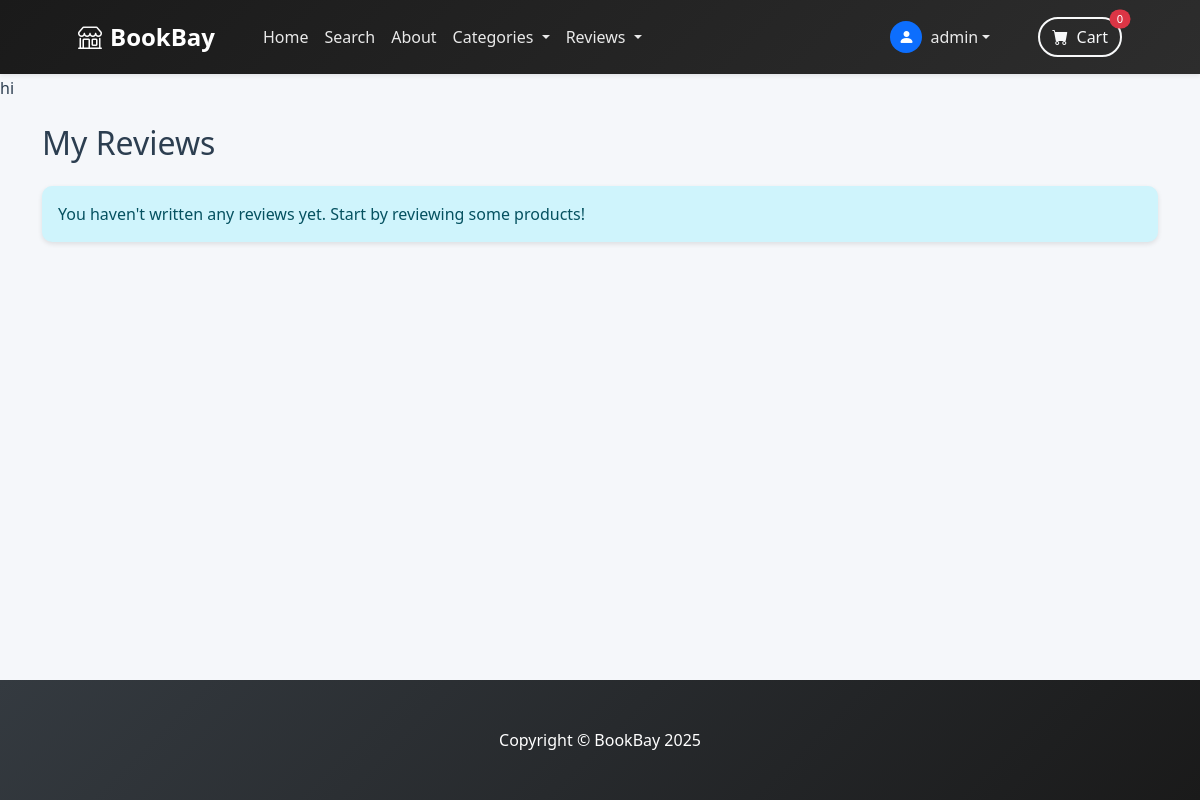
Before: /?show=my_reviews (signed in) with the older database file.
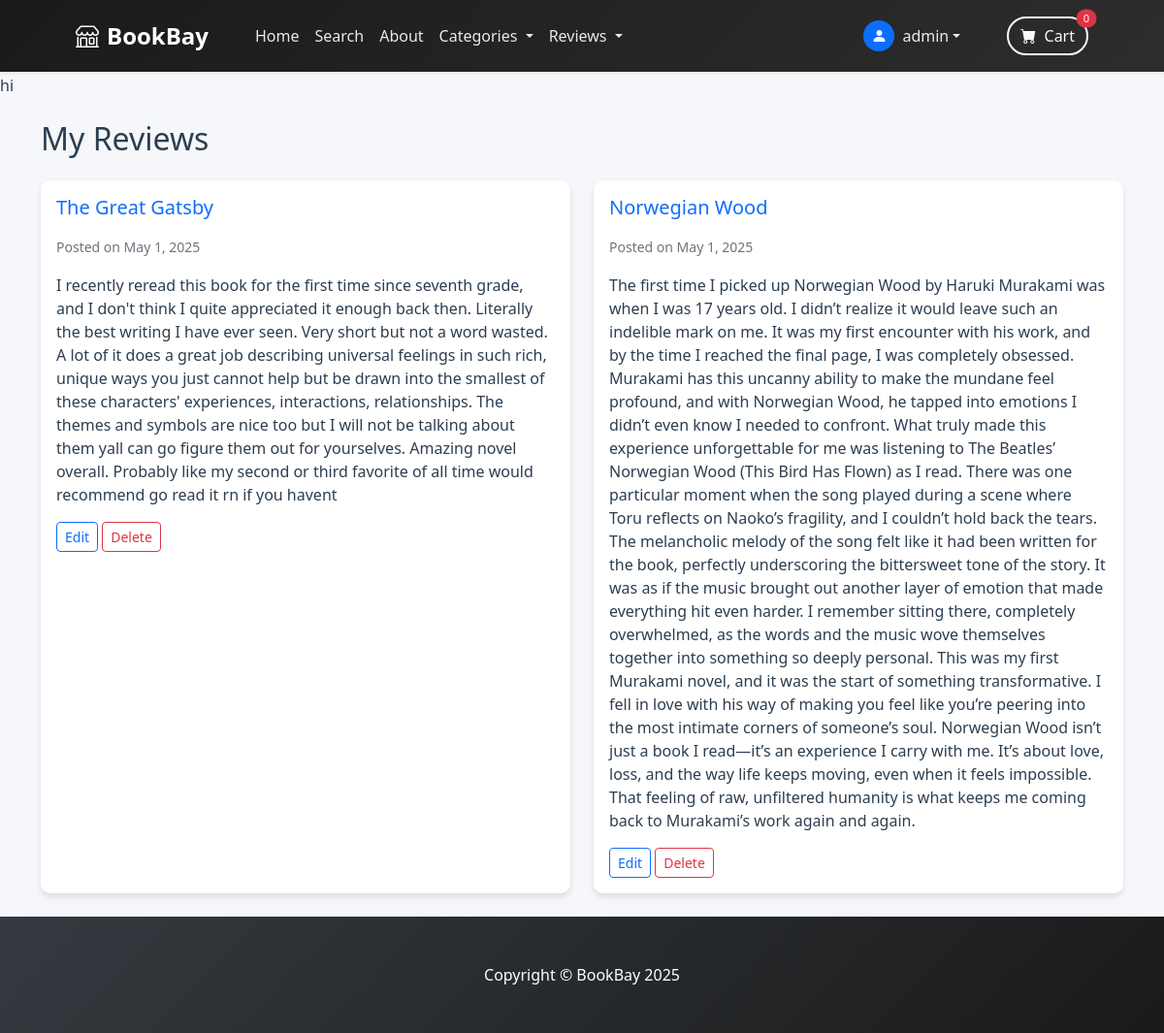
After: the same page with the newer database file.
### store/models.py (models this page shows, shortened)
class BookReview(models.Model):
    READING_STATUS_CHOICES = [
        ('read', 'Read'),
        ('want_to_read', 'Want to Read'),
        ('currently_reading', 'Currently Reading'),
        ('dnf', 'Did Not Finish')
    ]
    book = models.ForeignKey(Product, on_delete=models.CASCADE, related_name='reviews')
    user = models.ForeignKey(User, on_delete=models.CASCADE)
    content = models.TextField(verbose_name="Your Review", help_text="Share your thoughts about the book's content")
    rating = models.PositiveSmallIntegerField(
            validators=[MinValueValidator(1), MaxValueValidator(5)],
            help_text="Rating from 1 (poor) to 5 (excellent)"
        )
    reading_status = models.CharField(
        max_length=20,
        choices=READING_STATUS_CHOICES,
        default='read',
        verbose_name="Reading Status"
    )
    created_at = models.DateTimeField(auto_now_add=True)
    updated_at = models.DateTimeField(auto_now=True)
    class Meta:
        ordering = ['-created_at']
        unique_together = ['book', 'user']

class Product(models.Model):
    name = models.CharField(max_length=50)
    price = models.DecimalField(default=0, decimal_places=2, max_digits=8)
    category = models.ForeignKey(Category, on_delete=models.CASCADE, default=1)
    description = models.CharField(max_length=250, default='', blank=True, null=True)
    image = models.ImageField(upload_to='uploads/product/')
    is_sale = models.BooleanField(default=False)
    sale_price = models.DecimalField(default=0, decimal_places=2, max_digits=8)

### store/views.py (the view, shortened to what this page needs)
# urls.py: path("", views.home, name= 'home'),
def home(request):
    products = Product.objects.all()
    show = request.GET.get('show', '')
    if show == 'my_reviews' and request.user.is_authenticated:
        reviews = BookReview.objects.filter(user=request.user).select_related('book', 'user').order_by('-created_at')
        return render(request, 'store/my_reviews.html', {
            'reviews': reviews,
            'categories': get_categories()
        })
    elif show == 'all_reviews':
        reviews = BookReview.objects.all().select_related('book', 'user').order_by('-created_at')
        return render(request, 'store/all_reviews.html', {
            'reviews': reviews,
            'categories': get_categories()
        })

### cart/cart.py (called while the page is built)
    def __len__(self):
        return len(self.cart)

### cart/context_processors.py (called while the page is built)
def cart(request):
    return {"cart": Cart(request)}

### store/context_processors.py (called while the page is built)
def categories_context(request):
    return {
        'categories': Category.objects.filter(parent=None)
    }

### store/models.py (called while the page is built)
    def get_subcategories(self):
        return self.subcategories.all()

### store/views.py (called while the page is built)
def get_categories():
    return Category.objects.filter(parent=None)

### store/templates/store/my_reviews.html (shortened to what this page needs)
{% extends 'base.html' %}
{% load static %}
{% block content %}
<div class="container mt-4">
    <h2 class="mb-4">My Reviews</h2>
    {% if reviews %}
        <div class="row">
            {% for review in reviews %}
                <div class="col-md-6 mb-4">
                    <div class="card h-100">
                        <div class="card-body">
                            <div class="d-flex justify-content-between align-items-center mb-3">
                                <h5 class="card-title mb-0">
                                    <a href="{% url 'store:product_detail' review.book.id %}" class="text-decoration-none">{{ review.book.name }}</a>
                                </h5>
                            </div>
                            <p class="text-muted"><small>Posted on {{ review.created_at|date:"F j, Y" }}</small></p>
                            <p class="card-text">{{ review.content }}</p>
                            <div class="review-actions mt-3">
                                <a href="{% url 'store:edit_review' review.id %}" class="btn btn-sm btn-outline-primary">Edit</a>
                                <a href="{% url 'store:delete_review' review.id %}" class="btn btn-sm btn-outline-danger" onclick="return confirm('Are you sure you want to delete this review?')">Delete</a>
                            </div>
                        </div>
                    </div>
                </div>
            {% endfor %}
        </div>
    {% else %}
        <div class="alert alert-info">
            You haven't written any reviews yet. Start by reviewing some products!
        </div>
    {% endif %}
</div>
{% endblock %}

Changed rows visible on the page:
added BookReview: book.name "The Great Gatsby", created_at "May 1, 2025", content "I recently reread this book for the first time since seventh grade, and I don't think I quite appreciated it enough back then. Literally the best writing I have ever seen. Very short but not a word wasted. A lot of it does a great job describing universal feelings in such rich, unique ways you just cannot help but be drawn into the smallest of these characters' experiences, interactions, relationships. The themes and symbols are nice too but I will not be talking about them yall can go figure them out for yourselves. Amazing novel overall. Probably like my second or third favorite of all time would recommend go read it rn if you havent"
added BookReview: book.name "Norwegian Wood", created_at "May 1, 2025", content "The first time I picked up Norwegian Wood by Haruki Murakami was when I was 17 years old. I didn’t realize it would leave such an indelible mark on me. It was my first encounter with his work, and by the time I reached the final page, I was completely obsessed. Murakami has this uncanny ability to make the mundane feel profound, and with Norwegian Wood, he tapped into emotions I didn’t even know I needed to confront. What truly made this experience unforgettable for me was listening to The Beatles’ Norwegian Wood (This Bird Has Flown) as I read. There was one particular moment when the song played during a scene where Toru reflects on Naoko’s fragility, and I couldn’t hold back the tears.…"
Other visible differences:
text no longer shown: "You haven't written any reviews yet. Start by reviewing some products!"
